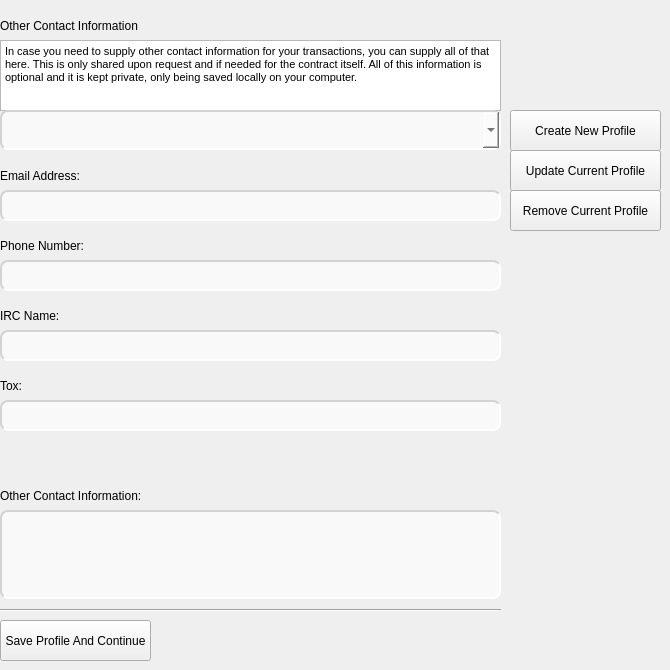
     <widget class="QWidget" name="page9">
      <widget class="QTextBrowser" name="ContactBrowser">
       <property name="geometry">
        <rect>
         <x>0</x>
         <y>40</y>
         <width>501</width>
         <height>71</height>
        </rect>
       </property>
       <property name="html">
        <string>&lt;!DOCTYPE HTML PUBLIC &quot;-//W3C//DTD HTML 4.0//EN&quot; &quot;http://www.w3.org/TR/REC-html40/strict.dtd&quot;&gt;
&lt;html&gt;&lt;head&gt;&lt;meta name=&quot;qrichtext&quot; content=&quot;1&quot; /&gt;&lt;style type=&quot;text/css&quot;&gt;
p, li { white-space: pre-wrap; }
&lt;/style&gt;&lt;/head&gt;&lt;body style=&quot; font-family:'MS Shell Dlg 2'; font-size:8.25pt; font-weight:400; font-style:normal;&quot;&gt;
&lt;p style=&quot; margin-top:0px; margin-bottom:0px; margin-left:0px; margin-right:0px; -qt-block-indent:0; text-indent:0px;&quot;&gt;&lt;span style=&quot; font-size:8pt;&quot;&gt;In case you need to supply other contact information for your transactions, you can supply all of that here. This is only shared upon request and if needed for the contract itself. All of this information is optional and it is kept private, only being saved locally on your computer.&lt;/span&gt;&lt;/p&gt;&lt;/body&gt;&lt;/html&gt;</string>
       </property>
      </widget>
      <widget class="QLabel" name="PhoneContactText">
       <property name="geometry">
        <rect>
         <x>0</x>
         <y>230</y>
         <width>261</width>
         <height>31</height>
        </rect>
       </property>
       <property name="styleSheet">
        <string notr="true">font: 12pt &quot;Arial&quot;;</string>
       </property>
       <property name="text">
        <string>Phone Number:</string>
       </property>
      </widget>
      <widget class="Line" name="line_15">
       <property name="geometry">
        <rect>
         <x>0</x>
         <y>600</y>
         <width>501</width>
         <height>20</height>
        </rect>
       </property>
       <property name="orientation">
        <enum>Qt::Horizontal</enum>
       </property>
      </widget>
      <widget class="QLabel" name="IRCContactText">
       <property name="geometry">
        <rect>
         <x>0</x>
         <y>300</y>
         <width>261</width>
         <height>31</height>
        </rect>
       </property>
       <property name="styleSheet">
        <string notr="true">font: 12pt &quot;Arial&quot;;</string>
       </property>
       <property name="text">
        <string>IRC Name:</string>
       </property>
      </widget>
      <widget class="QPushButton" name="Remove8">
       <property name="geometry">
        <rect>
         <x>510</x>
         <y>190</y>
         <width>151</width>
         <height>41</height>
        </rect>
       </property>
       <property name="text">
        <string>Remove Current Profile</string>
       </property>
      </widget>
      <widget class="QLineEdit" name="PhoneContactBox">
       <property name="geometry">
        <rect>
         <x>0</x>
         <y>260</y>
         <width>501</width>
         <height>31</height>
        </rect>
       </property>
       <property name="styleSheet">
        <string notr="true">font: 14pt &quot;Arial&quot;;
color: #24282C;
background-color:rgba(251, 251, 251, 80%);
border-radius: 8px;
     border-style: inset;
border-width: 2px;
border-color: lightgrey;
</string>
       </property>
       <property name="text">
        <string/>
       </property>
      </widget>
      <widget class="QTextEdit" name="OtherContactBox">
       <property name="geometry">
        <rect>
         <x>0</x>
         <y>510</y>
         <width>501</width>
         <height>89</height>
        </rect>
       </property>
       <property name="sizePolicy">
        <sizepolicy hsizetype="Expanding" vsizetype="Expanding">
         <horstretch>1</horstretch>
         <verstretch>1</verstretch>
        </sizepolicy>
       </property>
       <property name="minimumSize">
        <size>
         <width>0</width>
         <height>89</height>
        </size>
       </property>
       <property name="maximumSize">
        <size>
         <width>16777215</width>
         <height>90</height>
        </size>
       </property>
       <property name="styleSheet">
        <string notr="true">font: 14pt &quot;Arial&quot;;
color: #24282C;
background-color:rgba(251, 251, 251, 80%);
border-radius: 8px;
     border-style: inset;
border-width: 2px;
border-color: lightgrey;</string>
       </property>
      </widget>
      <widget class="QPushButton" name="Update8">
       <property name="geometry">
        <rect>
         <x>510</x>
         <y>150</y>
         <width>151</width>
         <height>41</height>
        </rect>
       </property>
       <property name="text">
        <string>Update Current Profile</string>
       </property>
      </widget>
      <widget class="QLabel" name="ToxContactText">
       <property name="geometry">
        <rect>
         <x>0</x>
         <y>370</y>
         <width>261</width>
         <height>31</height>
        </rect>
       </property>
       <property name="styleSheet">
        <string notr="true">font: 12pt &quot;Arial&quot;;</string>
       </property>
       <property name="text">
        <string>Tox:</string>
       </property>
      </widget>
      <widget class="QLabel" name="ContactText">
       <property name="geometry">
        <rect>
         <x>0</x>
         <y>0</y>
         <width>651</width>
         <height>51</height>
        </rect>
       </property>
       <property name="maximumSize">
        <size>
         <width>16777215</width>
         <height>75</height>
        </size>
       </property>
       <property name="styleSheet">
        <string notr="true">font: 22pt &quot;Arial&quot;;</string>
       </property>
       <property name="text">
        <string>Other Contact Information</string>
       </property>
      </widget>
      <widget class="QLineEdit" name="ToxContactBox">
       <property name="geometry">
        <rect>
         <x>0</x>
         <y>400</y>
         <width>501</width>
         <height>31</height>
        </rect>
       </property>
       <property name="styleSheet">
        <string notr="true">font: 14pt &quot;Arial&quot;;
color: #24282C;
background-color:rgba(251, 251, 251, 80%);
border-radius: 8px;
     border-style: inset;
border-width: 2px;
border-color: lightgrey;
</string>
       </property>
       <property name="text">
        <string/>
       </property>
      </widget>
      <widget class="QLabel" name="OtherContactText">
       <property name="geometry">
        <rect>
         <x>0</x>
         <y>480</y>
         <width>501</width>
         <height>31</height>
        </rect>
       </property>
       <property name="styleSheet">
        <string notr="true">font: 12pt &quot;Arial&quot;;</string>
       </property>
       <property name="text">
        <string>Other Contact Information:</string>
       </property>
      </widget>
      <widget class="QLineEdit" name="EmailContactBox">
       <property name="geometry">
        <rect>
         <x>0</x>
         <y>190</y>
         <width>501</width>
         <height>31</height>
        </rect>
       </property>
       <property name="styleSheet">
        <string notr="true">font: 14pt &quot;Arial&quot;;
color: #24282C;
background-color:rgba(251, 251, 251, 80%);
border-radius: 8px;
     border-style: inset;
border-width: 2px;
border-color: lightgrey;
</string>
       </property>
       <property name="text">
        <string/>
       </property>
      </widget>
      <widget class="QLineEdit" name="IRCContactBox">
       <property name="geometry">
        <rect>
         <x>0</x>
         <y>330</y>
         <width>501</width>
         <height>31</height>
        </rect>
       </property>
       <property name="styleSheet">
        <string notr="true">font: 14pt &quot;Arial&quot;;
color: #24282C;
background-color:rgba(251, 251, 251, 80%);
border-radius: 8px;
     border-style: inset;
border-width: 2px;
border-color: lightgrey;
</string>
       </property>
       <property name="text">
        <string/>
       </property>
      </widget>
      <widget class="QLabel" name="EmailContactText">
       <property name="geometry">
        <rect>
         <x>0</x>
         <y>160</y>
         <width>361</width>
         <height>31</height>
        </rect>
       </property>
       <property name="styleSheet">
        <string notr="true">font: 12pt &quot;Arial&quot;;</string>
       </property>
       <property name="text">
        <string>Email Address:</string>
       </property>
      </widget>
      <widget class="QPushButton" name="Create8">
       <property name="geometry">
        <rect>
         <x>510</x>
         <y>110</y>
         <width>151</width>
         <height>41</height>
        </rect>
       </property>
       <property name="text">
        <string>Create New Profile</string>
       </property>
      </widget>
      <widget class="QPushButton" name="Save8">
       <property name="geometry">
        <rect>
         <x>0</x>
         <y>620</y>
         <width>151</width>
         <height>41</height>
        </rect>
       </property>
       <property name="text">
        <string>Save Profile And Continue</string>
       </property>
      </widget>
      <widget class="QComboBox" name="ContactSelect">
       <property name="geometry">
        <rect>
         <x>0</x>
         <y>110</y>
         <width>501</width>
         <height>40</height>
        </rect>
       </property>
       <property name="minimumSize">
        <size>
         <width>0</width>
         <height>40</height>
        </size>
       </property>
       <property name="maximumSize">
        <size>
         <width>16777215</width>
         <height>40</height>
        </size>
       </property>
       <property name="cursor">
        <cursorShape>PointingHandCursor</cursorShape>
       </property>
       <property name="styleSheet">
        <string notr="true">font: 12pt &quot;Arial&quot;;
color: #24282C;
background-color:rgba(251, 251, 251, 80%);
border-radius: 8px;
     border-style: inset;
border-width: 2px;
border-color: lightgrey;</string>
       </property>
      </widget>
     </widget>
